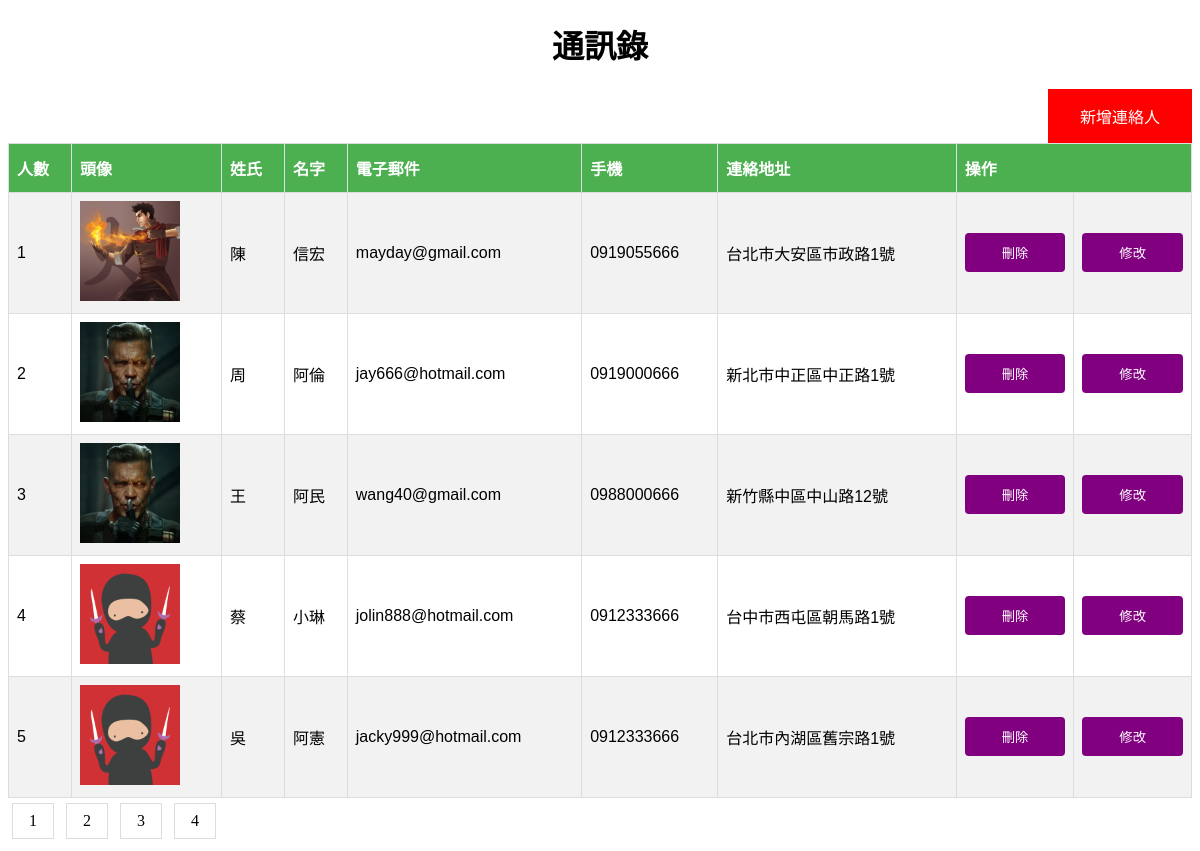
The page / on the database its author committed.
### tables this page shows
CREATE TABLE `contacts` (
  `id` bigint(20) UNSIGNED NOT NULL,
  `Fname` varchar(255) DEFAULT NULL,
  `Lname` varchar(255) DEFAULT NULL,
  `Email` varchar(255) DEFAULT NULL,
  `Phone` varchar(255) DEFAULT NULL,
  `Address` varchar(255) DEFAULT NULL,
  `ImgPath` varchar(255) DEFAULT NULL,
  `created_at` timestamp NULL DEFAULT NULL,
  `updated_at` timestamp NULL DEFAULT NULL
);

### index.php (the view, shortened to what this page needs)
<!DOCTYPE html>
<html>
<head>
    <link rel="stylesheet" type="text/css" href="style/style.css">
</head>
<body>
<h1 align="center">通訊錄</h1>
<form action="addContact.php">
    <button id="btn_add_contact"><a href="addContact.php" id="btn_link" target="_blank">新增連絡人</a></button>
</form>
<?php
include "function/db.php";
try {
    $stmt = $conn->prepare("SELECT * FROM contacts");
    $stmt->execute();
    $record_count = $stmt->rowCount();
    $record_per_page = 5;
    $rmain = $record_count % $record_per_page;
    if ($rmain) {
        $page_count = ($record_count / $record_per_page) + 1;
    } else {
        $page_count = $record_count / $record_per_page;
    }
    if (isset($_GET['pn'])) {
        $pn = $_GET['pn']-1;
        $offset = $pn * $record_per_page;
        $i = $pn * $record_per_page;
    } else {
        $offset = 0;
        $i = 0;
    }
    $sql = $conn->prepare("SELECT * FROM contacts LIMIT $record_per_page OFFSET $offset");
    $sql->execute(); ?>
    <table   border="1" style="border-collapse: collapse">
        <tr>
            <th>人數</th>
            <th>頭像</th>
            <th>姓氏</th>
            <th align="center" valign="center">名字</th>
            <th>電子郵件</th>
            <th>手機</th>
            <th>連絡地址</th>
            <th colspan = 2>操作</th>
        </tr>
        <?php
        while ($result = $sql->fetch(PDO::FETCH_ASSOC)) {
            ?>
            <tr>
                <td><?php echo ++$i?></td>
                <td><img src="<?php echo $result['ImgPath']?>" width="100" height="100"></td>
                <td><?php echo $result['Fname']?></td>
                <td><?php echo $result['Lname']?></td>
                <td><?php echo $result['Email']?></td>
                <td><?php echo $result['Phone']?></td>
                <td><?php echo $result['Address']?></td>
                <td>
                    <form action="delete.php" method="post">
                        <input type="submit" style="padding: 10px 24px;background-color: purple;color: white" value="刪除">
                    </form>
                </td>
                <td>
                    <form action="editfrm.php" method="post">
                        <input type="submit" style="padding: 10px 24px;background-color: purple;color: white" value="修改">
                    </form>
                </td>
            </tr>
            <?php
        } ?>
    </table>
    <?php
    for ($j = 1 ; $j<=$page_count ; $j++) {
        ?>
        <div style="margin-top:5px" class="pagination">
            <a href="index.php?pn=<?php echo $j ?>"><?php echo $j?></a>
        </div>
        <?php
    }
} catch (PDOException $e) {
    echo "Connection failed: ".$e->getMessage();
}
?>
</body>
</html>

### style/style.css (style rules this page uses)
table { font-family: 'Trebuchet MS', Arial, Helvetica, sans-serif; border-collapse: collapse; width: 100%; }
table td, table th { border: 1px solid #ddd; padding: 8px; }
table tr:nth-child(even) { background-color: #f2f2f2; }
table th { padding-top: 12px; padding-bottom: 12px; text-align: left; background-color: #4caf50; color: white; }
.pagination { display: inline-block; }
.pagination a { color: black; float: left; padding: 8px 16px; text-decoration: none; transition: background-color 0.3s; border: 1px solid #ddd; margin: 0 4px; }
input[type='submit'] { width: 100%; background-color: #4caf50; color: white; padding: 14px 20px; margin: 8px 0; border: none; border-radius: 4px; cursor: pointer; }
#btn_add_contact { float: right; background-color: red; border: none; color: white; padding: 15px 32px; text-align: center; text-decoration: none; display: inline-block; font-size: 16px; }
#btn_link { text-decoration: none; color: white; }

### rows shown on the page
contacts: ImgPath (picture), Fname "陳", Lname "信宏", Email "mayday@gmail.com", Phone "0919055666", Address "台北市大安區市政路1號"
contacts: ImgPath (picture), Fname "周", Lname "阿倫", Email "jay666@hotmail.com", Phone "0919000666", Address "新北市中正區中正路1號"
contacts: ImgPath (picture), Fname "王", Lname "阿民", Email "wang40@gmail.com", Phone "0988000666", Address "新竹縣中區中山路12號"
contacts: ImgPath (picture), Fname "蔡", Lname "小琳", Email "jolin888@hotmail.com", Phone "0912333666", Address "台中市西屯區朝馬路1號"
contacts: ImgPath (picture), Fname "吳", Lname "阿憲", Email "jacky999@hotmail.com", Phone "0912333666", Address "台北市內湖區舊宗路1號"
